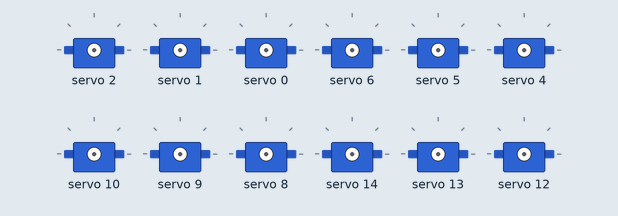
Simulated run of this sketch. Board: Arduino Uno, built with avr-gcc and run on an emulated ATmega328P. On the bench: 12 × servo.

Above: at 0.1 s.
At 1.4 s:
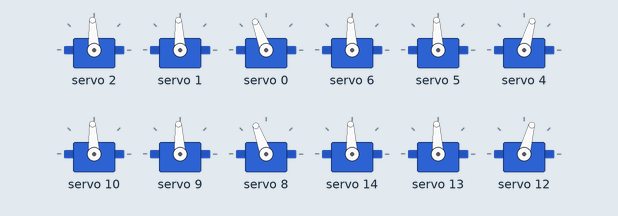
At 2.0 s:
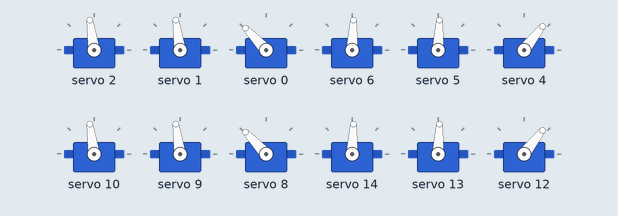
At 2.9 s:
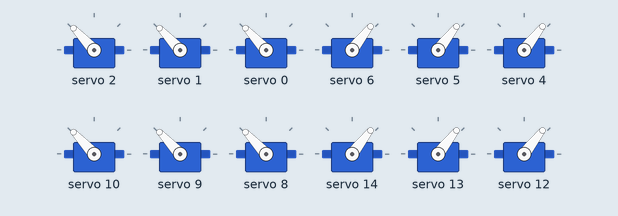
Timing chart, 0 to 4.4 s (numbered marks = the images above):
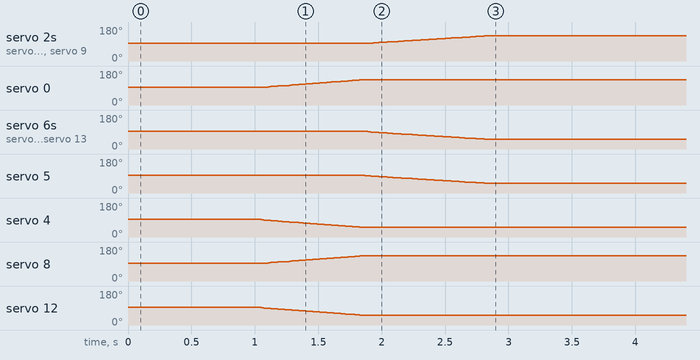

The sketch:

spiderLeg8.ino
```cpp
//chris fite
//052320

//work out twist func()s
//--need to figure out the leaning -- use twist

//reposition hips to 90deg as diaganol?
//--would need to rewrite moveIn/moveOut()

//change stepforward, stepback()
//-make solely stepping

#include <Wire.h>
#include <Adafruit_PWMServoDriver.h>

//defines for the adafruit functions -fiik
#define MIN_PULSE_WIDTH       650
#define MAX_PULSE_WIDTH       2350
#define DEFAULT_PULSE_WIDTH   1500
#define FREQUENCY             50

//assign numbers to servos leg joints
int RFleg[3] = {0, 1, 2}; //HIP, KNEE, ANKLE
int LFleg[3]= {4, 5, 6};
int LBleg[3] = {8, 9, 10};
int RBleg[3]= {12, 13, 14};

//define leg #s
const int RF = 0;
const int LF = 1;
const int LB = 2;
const int RB = 3;
const int hip = 0;
const int knee = 1;
const int ankle = 2;

int hipPos[4];
int kneePos[4];
int anklePos[4];

int speed = 15;

// called this way, it uses the default address 0x40
Adafruit_PWMServoDriver pwm = Adafruit_PWMServoDriver();

//protoyping functions
int pulseWidth(int);
void moveServo(int, int);
void centerAllLegs(); // sets all servos to 90
void centerLeg(int[], int);
void moveLegOut(int[], int); // puts legs in diagonal
void moveLegFront(int[], int);
void moveLegBack(int[], int);
void moveLegToSide(int[], int); //puts legs out to side
void raiseLeg(int[], int);
void lowerLeg(int[], int);
void stepForward(int[], int);
void stepBack(int[], int);
void moveAllLegsBack();
void moveAllLegsOut();
void walkForward();
void extendLeg(int[], int);
void extendAll();
void squat();
void bendKnee(int[], int);
void twistCW();
void twistCCW();
void resumeStartPos();


void setup() {
  delay(1000);
  Serial.begin(9600);
  pwm.begin();
  pwm.setPWMFreq(FREQUENCY);  // Analog servos run at ~60 Hz updates

  //0=RF, 1=LF, 2=LB, 3=RB
  for (int i = 0; i < 4; i++) {
    hipPos[i] = 90;
    kneePos[i] = 90;
    anklePos[i] = 90;
  }

  resumeStartPos();
}

void loop() {


}

int pulseWidth(int angle) {
//makes this shit less confusing
  int pulse_wide, analog_value;
  pulse_wide   = map(angle, 0, 180, MIN_PULSE_WIDTH, MAX_PULSE_WIDTH);
  analog_value = int(float(pulse_wide) / 1000000 * FREQUENCY * 4096);
  return analog_value;
}

void moveServo(int servo, int angle) {
//makes this shit less confusing too
  pwm.setPWM(servo, 0, pulseWidth(angle));
}

void centerAllLegs() {
  centerLeg(RFleg, RF);
  centerLeg(LFleg, LF);
  centerLeg(LBleg, LB);
  centerLeg(RBleg, RB);
}

void centerLeg(int leg[], int legNum) {
//center ankle
  if (anklePos[legNum] > 90) {
    for (anklePos[legNum]; anklePos[legNum] > 90; anklePos[legNum]--) {
      moveServo(leg[ankle], anklePos[legNum]);
      delay(speed);
    }
  }
  else if (anklePos[legNum] < 90) {
    for (anklePos[legNum]; anklePos[legNum] < 90; anklePos[legNum]++) {
      moveServo(leg[ankle], anklePos[legNum]);
      delay(speed);
    }
  }
  else if (anklePos[legNum] == 90) moveServo(leg[ankle], anklePos[legNum]);
//center knee
  if (kneePos[legNum] > 90) {
    for (kneePos[legNum]; kneePos[legNum] > 90; kneePos[legNum]--) {
      moveServo(leg[knee], kneePos[legNum]);
      delay(speed);
    }
  }
  else if (kneePos[legNum] < 90) {
    for (kneePos[legNum]; kneePos[legNum] < 90; kneePos[legNum]++) {
      moveServo(leg[knee], kneePos[legNum]);
      delay(speed);
    }
  }
  else if (kneePos[legNum] == 90) moveServo(leg[knee], kneePos[legNum]);
//center hip
  if (hipPos[legNum] < 90) {
    for (hipPos[legNum]; hipPos[legNum] < 90; hipPos[legNum]++) {
      moveServo(leg[hip], hipPos[legNum]);
      delay(speed);
    }
  }
  else if (hipPos[legNum] > 90) {
    for (hipPos[legNum]; hipPos[legNum] > 90; hipPos[legNum]--) {
      moveServo(leg[hip], hipPos[legNum]);
      delay(speed);
    }
  }
  else if (hipPos[legNum] == 90) moveServo(leg[hip], hipPos[legNum]);
}

void moveLegOut(int leg[], int legNum) {
  switch(legNum) {
    case 0:
    case 2:
      if (hipPos[legNum] < 135) {
        for (hipPos[legNum]; hipPos[legNum] < 135; hipPos[legNum]++) {
          moveServo(leg[hip], hipPos[legNum]);
          delay(speed);
        }
      }
      else if (hipPos[legNum] > 135) {
        for (hipPos[legNum]; hipPos[legNum] > 135; hipPos[legNum]--) {
          moveServo(leg[hip], hipPos[legNum]);
          delay(speed);
        }
      }
      break;
    case 1:
    case 3:
      if (hipPos[legNum] > 45) {
        for (hipPos[legNum]; hipPos[legNum] > 45; hipPos[legNum]--) {
          moveServo(leg[hip], hipPos[legNum]);
          delay(speed);
        }
      }
      else if (hipPos[legNum] < 45) {
        for (hipPos[legNum]; hipPos[legNum] < 45; hipPos[legNum]++) {
          moveServo(leg[hip], hipPos[legNum]);
          delay(speed);
        }
      }
      break;
    default:
      Serial.println("there is no leg with that number.");
  }
}

void moveLegFront(int leg[], int legNum) {
  switch(legNum) {
    case 0:
      for(hipPos[legNum]; hipPos[legNum] < 180; hipPos[legNum]++) {
        moveServo(leg[hip], hipPos[legNum]);
        delay(speed);
      }
      break;
    case 1:
      for (hipPos[legNum]; hipPos[legNum] > 0; hipPos[legNum]--) {
        moveServo(leg[hip], hipPos[legNum]);
        delay(speed);
      }
      break;
    case 2:
      for(hipPos[legNum]; hipPos[legNum] > 45; hipPos[legNum]--) {
        moveServo(leg[hip], hipPos[legNum]);
        delay(speed);
      }
      break;
    case 3:
      for (hipPos[legNum]; hipPos[legNum] < 135; hipPos[legNum]++) {
        moveServo(leg[hip], hipPos[legNum]);
        delay(speed);
      }
      break;
    default:
      Serial.println("There is no leg with that number.");
      break;

  }
}

void moveLegBack(int leg[], int legNum) {
   switch(legNum) {
    case 0:
      for(hipPos[legNum]; hipPos[legNum] > 20; hipPos[legNum]--) {
        moveServo(leg[hip], hipPos[legNum]);
        delay(speed);
      }
      break;
    case 1:
      for (hipPos[legNum]; hipPos[legNum] < 160; hipPos[legNum]++) {
        moveServo(leg[hip], hipPos[legNum]);
        delay(speed);
      }
      break;
    case 2:
      for(hipPos[legNum]; hipPos[legNum] > 0; hipPos[legNum]--) {
        moveServo(leg[hip], hipPos[legNum]);
        delay(speed);
      }
      break;
    case 3:
      for (hipPos[legNum]; hipPos[legNum] < 180; hipPos[legNum]++) {
        moveServo(leg[hip], hipPos[legNum]);
        delay(speed);
      }
      break;
    default:
      Serial.println("There is no leg with that number.");
      break;

  }
}

void moveLegToSide(int leg[], int legNum) {
  if (hipPos[legNum] > 90) {
      for (hipPos[legNum]; hipPos[legNum] >= 90; hipPos[legNum]--){
        moveServo(leg[hip], hipPos[legNum]);
        delay(speed);
      }
  }
  else if (hipPos[legNum] < 90) {
    for (hipPos[legNum]; hipPos[legNum] <= 90; hipPos[legNum]++) {
        moveServo(leg[hip], hipPos[legNum]);
        delay(speed);
    }
  }
}

void moveAllLegsOut() {
  while (hipPos[RF] != 135 || hipPos[LF] != 45 || hipPos[LB] != 135 || hipPos[RB] != 45){
    if (hipPos[RF] > 135) {
      moveServo(RFleg[hip], hipPos[RF]);
      hipPos[RF]--;
    }
    else if (hipPos[RF] < 135) {
      moveServo(RFleg[hip], hipPos[RF]);
      hipPos[RF]++;
    }
    if (hipPos[LF] > 45) {
      moveServo(LFleg[hip], hipPos[LF]);
      hipPos[LF]--;
    }
    else if (hipPos[LF] < 45) {
      moveServo(LFleg[hip], hipPos[LF]);
      hipPos[LF]++;
    }
    if (hipPos[LB] > 135) {
      moveServo(LBleg[hip], hipPos[LB]);
      hipPos[LB]--;
    }
    else if (hipPos[LB] < 135) {
      moveServo(LBleg[hip], hipPos[LB]);
      hipPos[LB]++;
    }
    if (hipPos[RB] > 45) {
      moveServo(RBleg[hip], hipPos[RB]);
      hipPos[RB]--;
    }
    else if (hipPos[RB] < 45) {
      moveServo(RBleg[hip], hipPos[RB]);
      hipPos[RB]++;
    }
    delay(speed);
  }
}

void raiseLeg(int leg[], int legNum) {
  switch(legNum) {
    case 0:
    case 2:
      for (kneePos[legNum]; kneePos[legNum] >= 45; kneePos[legNum]--) {
        moveServo(leg[knee], kneePos[legNum]);
        if (anklePos[legNum] >= 45) {
          moveServo(leg[ankle], anklePos[legNum]);
          anklePos[legNum]--;
        }
        delay(speed);
      }
      break;
    case 1:
    case 3:
      for (kneePos[legNum]; kneePos[legNum] <= 135; kneePos[legNum]++) {
        moveServo(leg[knee], kneePos[legNum]);
        if (anklePos[legNum] <= 135) {
          moveServo(leg[ankle], anklePos[legNum]);
          anklePos[legNum]++;
        }
        delay(speed);
      }
      break;
    default:
      Serial.println("there is no leg with that number");
      break;
  }
}

void lowerLeg(int leg[], int legNum) {
  switch(legNum) {
    case 0:
    case 2:
      for (kneePos[legNum]; kneePos[legNum] <= 90; kneePos[legNum]++) {
        moveServo(leg[knee], kneePos[legNum]);
        if (anklePos[legNum] <= 90) {
          moveServo(leg[ankle], anklePos[legNum]);
          anklePos[legNum]++;
        }
        delay(speed);
      }
      break;
    case 1:
    case 3:
      for (kneePos[legNum]; kneePos[legNum] >=90; kneePos[legNum]--) {
        moveServo(leg[knee], kneePos[legNum]);
        if (anklePos[legNum] >= 90) {
          moveServo(leg[ankle], anklePos[legNum]);
          anklePos[legNum]--;
        }
        delay(speed);
      }
      break;
    default:
      Serial.println("there is no leg with that number");
  }

}
void stepForward(int leg[], int legNum) {
//diag 0, 2 - 135
//1, 3 - 45
//front 0, 1 - 180, 0
//2, 3 - 160, 20
//out to sides (all) - 90

  //assume initial stance

  switch(legNum) {
    case 0: //RF
      bendKnee(LBleg, LB);
    //move other two legs away from bent leg
      while (hipPos[LF] > 30 || hipPos[RB] > 30) {
        if (hipPos[LF] > 30) {
          moveServo(LFleg[hip], hipPos[LF]);
          hipPos[LF]--;
        }
        if (hipPos[RB] > 30) {
          moveServo(RBleg[hip], hipPos[RB]);
          hipPos[RB]--;
        }
        delay(speed);
      }
  //pick up and move(RF)
      raiseLeg(RFleg, RF);
      moveLegFront(RFleg, RF);
      extendLeg(RFleg, RF);
      extendLeg(LBleg, LB);
      break;
    case 1: //LF
      bendKnee(RBleg, RB);
      while (hipPos[RF] < 150 || hipPos[LB] < 150) {
        if (hipPos[RF]< 150) {
          moveServo(RFleg[hip], hipPos[RF]);
          hipPos[RF]++;
        }
        if (hipPos[LB] < 150) {
          moveServo(LBleg[hip], hipPos[LB]);
          hipPos[LB]++;
        }
        delay(speed);
      }
      raiseLeg(LFleg, LF);
      moveLegFront(LFleg, LF);
      extendLeg(LFleg, LF);
      extendLeg(RBleg, RB);
      break;
    case 2: //LB
      bendKnee(RFleg, RF);
      while (hipPos[LF] < 60 || hipPos[RB] > 20) {
        if(hipPos[LF] < 60) {
          moveServo(LFleg[hip], hipPos[LF]);
          hipPos[LF]++;
        }
        if (hipPos[RB] > 20) {
          moveServo(RBleg[hip], hipPos[RB]);
          hipPos[RB]--;
        }
        delay(speed);
      }
      raiseLeg(LBleg, LB);
      moveLegFront(LBleg, LB);
      extendLeg(LBleg, LB);
      extendLeg(RFleg, RF);
      break;
    case 3: //RB
      bendKnee(LFleg, LF);
      while (hipPos[RF] > 120 || hipPos[LB] < 150) {
        if (hipPos[RF] > 120) {
          moveServo(RFleg[hip], hipPos[RF]);
          hipPos[RF]--;
        }
        if (hipPos[LB] < 150) {
          moveServo(LBleg[hip], hipPos[LB]);
          hipPos[LB]++;
        }
        delay(speed);
      }
      raiseLeg(RBleg, RB);
      moveLegFront(RBleg, RB);
      extendLeg(RBleg, RB);
      extendLeg(LFleg, LF);
      break;
    default:
     Serial.println("there is no leg with that number");
      break;
  }
}

void stepBack(int leg[], int legNum) {

}

void walkForward() {
/*
 * 4 beat timing
 * RB lift, move forward; everyone move back
 * RF forward
 * LB forward
 * LF forward; RB fully moved back
 */
}

void moveAllLegsBack() {
 //2 135, 3 45 - move out
//0 45, 1 135 - move in
  while ((hipPos[RF] > 45) || (hipPos[LF] < 135) || (hipPos[LB] < 135)|| (hipPos[RB] > 45)) {
    if (hipPos[RF] > 45) {
      moveServo(RFleg[hip], hipPos[RF]);
      hipPos[RF]--;
    }
    if (hipPos[LF] < 135 ) {
      moveServo(LFleg[hip], hipPos[LF]);
      hipPos[LF]++;
    }
    if (hipPos[LB]< 135) {
      moveServo(LBleg[hip], hipPos[LB]);
      hipPos[LB]++;
    }
    if (hipPos[RB] > 45) {
      moveServo(RBleg[hip], hipPos[RB]);
      hipPos[RB]--;
    }
    delay(speed);
  }
}

void extendLeg(int leg[], int legNum) {
  switch(legNum) {
    case 0:
    case 2:
      for (kneePos[legNum]; kneePos[legNum] <= 135; kneePos[legNum]++){
        moveServo(leg[knee], kneePos[legNum]);
        if (anklePos[legNum] <= 135) {
          moveServo(leg[ankle], anklePos[legNum]);
          anklePos[legNum]++;
        }
        delay(speed);
      }
      break;
    case 1:
    case 3:
      for (kneePos[legNum]; kneePos[legNum] >= 45; kneePos[legNum]--){
        moveServo(leg[knee], kneePos[legNum]);
        if (anklePos[legNum] >= 45) {
          moveServo(leg[ankle], anklePos[legNum]);
          anklePos[legNum]--;
        }
        delay(speed);
      }
      break;
    default:
      Serial.println("There is no such leg number");
      break;
  }
}

void extendAll() {
  while (kneePos[RF] != 135 || kneePos[LF] != 45 || kneePos[LB] != 135 || kneePos[RB] != 45 ||
          anklePos[RF] != 135 || anklePos[LF] != 45 || anklePos[LB] != 135 || anklePos[RB] != 45) {
    if (kneePos[RF] > 135) {
      moveServo(RFleg[knee], kneePos[RF]);
      kneePos[RF]--;
    }
    else if (kneePos[RF] < 135) {
      moveServo(RFleg[knee], kneePos[RF]);
      kneePos[RF]++;
    }
    if (anklePos[RF] > 135) {
      moveServo(RFleg[ankle], anklePos[RF]);
      anklePos[RF]--;
    }
    else if (anklePos[RF] < 135) {
      moveServo(RFleg[ankle], anklePos[RF]);
      anklePos[RF]++;
    }

    if (kneePos[LF] > 45) {
      moveServo(LFleg[knee],kneePos[LF]);
      kneePos[LF]--;
    }
    else if (kneePos[LF] < 45) {
      moveServo(LFleg[knee], kneePos[LF]);
      kneePos[LF]++;
    }
    if (anklePos[LF] > 45) {
      moveServo(LFleg[ankle], anklePos[LF]);
      anklePos[LF]--;
    }
    else if (anklePos[LF] < 45) {
      moveServo(LFleg[ankle], anklePos[LF]);
      anklePos[LF]++;
    }

    if (kneePos[LB] > 135) {
      moveServo(LBleg[knee], kneePos[LB]);
      kneePos[LB]--;
    }
    else if (kneePos[LB] < 135) {
      moveServo(LBleg[knee], kneePos[LB]);
      kneePos[LB]++;
    }
    if (anklePos[LB] > 135) {
      moveServo(LBleg[ankle], anklePos[LB]);
      anklePos[LB]--;
    }
    else if (anklePos[LB] < 135) {
      moveServo(LBleg[ankle], anklePos[LB]);
      anklePos[LB]++;
    }

    if (kneePos[RB] > 45) {
      moveServo(RBleg[knee], kneePos[RB]);
      kneePos[RB]--;
    }
    else if (kneePos[RB] < 45) {
      moveServo(RBleg[knee], kneePos[RB]);
      kneePos[RB]++;
    }
    if (anklePos[RB] > 45) {
      moveServo(RBleg[ankle], anklePos[RB]);
      anklePos[RB]--;
    }
    else if (anklePos[RB] < 45) {
      moveServo(RBleg[ankle], anklePos[RB]);
      anklePos[RB]++;
    }
    delay(speed);
    }
}

void squat() { //all together now

  while (kneePos[RF] > 90 || kneePos[LF] < 90 || kneePos[LB] >90 || kneePos[RB] < 90 ||
          anklePos[RF] > 90 || anklePos[LF] < 90 || anklePos[LB] >90 || anklePos[RB] < 90) {
    //RF
    if (kneePos[RF] > 90) {
      moveServo(RFleg[knee], kneePos[RF]);
      kneePos[RF]--;
    }
    if (anklePos[RF] > 90) {
      moveServo(RFleg[ankle], anklePos[RF]);
      anklePos[RF]--;
    }
    //LF
    if (kneePos[LF] < 90) {
      moveServo(LFleg[knee], kneePos[LF]);
      kneePos[LF]++;
    }
    if (anklePos[LF] < 90) {
      moveServo(LFleg[ankle], anklePos[LF]);
      anklePos[LF]++;
    }
    //LB
    if (kneePos[LB] > 90) {
      moveServo(LBleg[knee], kneePos[LB]);
      kneePos[LB]--;
    }
    if (anklePos[LB] > 90) {
      moveServo(LBleg[ankle], anklePos[LB]);
      anklePos[LB]--;
    }
    //RB
    if (kneePos[RB] < 90) {
      moveServo(RBleg[knee], kneePos[RB]);
      kneePos[RB]++;
    }
    if (anklePos[RB] < 90) {
      moveServo(RBleg[ankle], anklePos[RB]);
      anklePos[RB]++;
    }
    delay(speed);
  }

}

void bendKnee(int leg[], int legNum) {
  switch(legNum) {
    case 0:
    case 2:
      for (kneePos[legNum]; kneePos[legNum] >= 90; kneePos[legNum]--) {
        moveServo(leg[knee], kneePos[legNum]);
        delay(speed);
      }
      break;
    case 1:
    case 3:
      for (kneePos[legNum]; kneePos[legNum] <= 90; kneePos[legNum]++) {
              moveServo(leg[knee], kneePos[legNum]);
              delay(speed);
      }
      break;
    default:
      Serial.println("there is no leg by that name");
  }
}

void twistCW() {
/*
  moveServo(RFleg[hip], 150);
  moveServo(LFleg[hip], 60);
  moveServo(LBleg[hip], 150);
  moveServo(RBleg[hip], 60);
*/
  while (hipPos[RF] != 150 || hipPos[LF] != 60 || hipPos[LB] != 150 || hipPos[RB] != 60) {
    if (hipPos[RF] < 150) {
      moveServo(RFleg[hip], hipPos[RF]);
      hipPos[RF]++;
    }
    else if (hipPos[RF] > 150) {
      moveServo(RFleg[hip], hipPos[RF]);
      hipPos[RF]--;
    }
    if (hipPos[LF] < 60) {
      moveServo(LFleg[hip], hipPos[LF]);
      hipPos[LF]++;
    }
    else if (hipPos[LF] > 60) {
      moveServo(LFleg[hip], hipPos[LF]);
      hipPos[LF]--;
    }
    if (hipPos[LB] < 150) {
      moveServo(LBleg[hip], hipPos[LB]);
      hipPos[LB]++;
    }
    else if (hipPos[LB] > 150) {
      moveServo(LBleg[hip], hipPos[LB]);
      hipPos[LB]--;
    }
    if (hipPos[RB] < 60) {
      moveServo(RBleg[hip], hipPos[RB]);
      hipPos[RB]++;
    }
    else if (hipPos[RB] > 60) {
      moveServo(RBleg[hip], hipPos[RB]);
      hipPos[RB]--;
    }
    delay(speed);
  }
}

void twistCCW() {
  /*
  moveServo(RFleg[hip], 120);
  moveServo(LFleg[hip], 30);
  moveServo(LBleg[hip], 120);
  moveServo(RBleg[hip], 30);
  */
  while (hipPos[RF] != 120 || hipPos[LF] != 30 || hipPos[LB] != 120 || hipPos[RB] != 30) {
    if (hipPos[RF] > 120) {
      moveServo(RFleg[hip], hipPos[RF]);
      hipPos[RF]--;
    }
    else if (hipPos[RF] < 120) {
      moveServo(RFleg[hip], hipPos[RF]);
      hipPos[RF]++;
    }
    if (hipPos[LF] > 30) {
      moveServo(LFleg[hip], hipPos[LF]);
      hipPos[LF]--;
    }
    else if (hipPos[LF] < 30) {
      moveServo(LFleg[hip], hipPos[LF]);
      hipPos[LF]++;
    }
    if (hipPos[LB] > 120) {
      moveServo(LBleg[hip], hipPos[LB]);
      hipPos[LB]--;
    }
    else if (hipPos[LB] < 120) {
      moveServo(LBleg[hip], hipPos[LB]);
      hipPos[LB]++;
    }
    if (hipPos[RB] > 30) {
      moveServo(RBleg[hip], hipPos[RB]);
      hipPos[RB]--;
    }
    else if (hipPos[RB] < 30) {
      moveServo(RBleg[hip], hipPos[RB]);
      hipPos[RB]++;
    }
    delay(speed);
  }
}

void resumeStartPos() {
  //set legs to inital positions
  centerAllLegs();
  moveAllLegsOut();
  extendAll();
}
```
